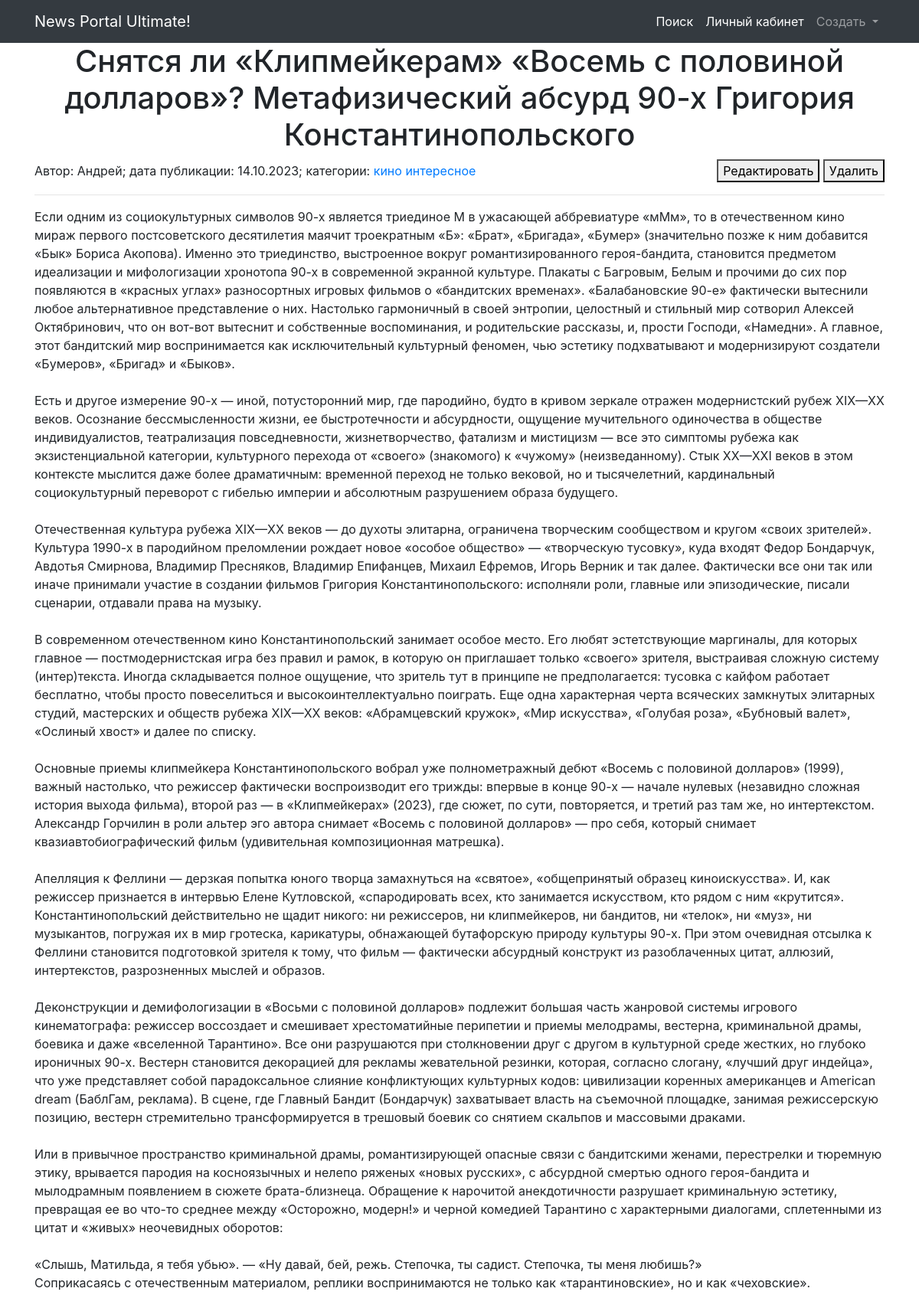
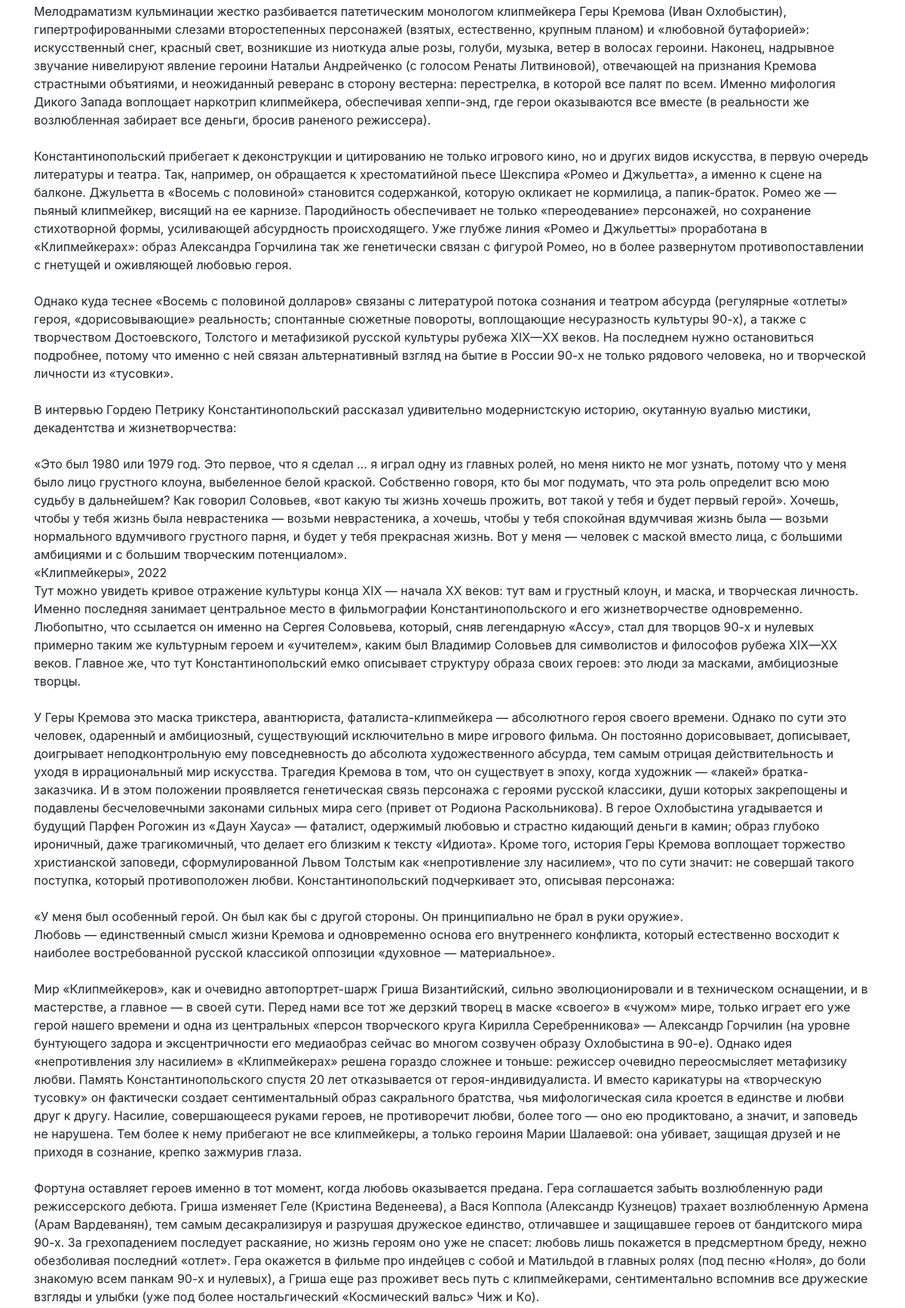
The app's page /news/13/ (upper part) with its own data (2 pictures, top to bottom).
### news/models.py (models this page shows, shortened)
class Post(models.Model):
    author = models.ForeignKey(Author, on_delete=models.CASCADE)  # Связь с моделью Author
    time_in = models.DateTimeField(auto_now_add=True)  # Дата и время создания поста
    type = models.CharField(choices=POST_TYPES, max_length=2)  # Тип поста (Статья или Новость)
    category = models.ManyToManyField('Category', through='PostCategory')
    title = models.TextField(max_length=255)  # Заголовок поста
    text = models.TextField()  # Текст поста
    rating = models.IntegerField(default=0)  # Рейтинг поста

class Author(models.Model):
    name = models.CharField(max_length=255)  # Имя автора
    user = models.OneToOneField(User, on_delete=models.CASCADE)  # Связь один-к-одному с моделью User
    rating = models.IntegerField(default=0)  # Рейтинг автора
    def __str__(self):
        return self.name

class Category(models.Model):
    name = models.CharField(unique=True, max_length=255)  # Уникальное имя категории
    subscribers = models.ManyToManyField(User, blank=True)

### news/views.py (the view)
# urls.py: path('<int:pk>/', cache_page(60*5)(PostDetail.as_view()), name='new'),
class PostDetail(DetailView):
    model = Post
    template_name = 'new.html'
    context_object_name = 'new'

### news/templatetags/custom_filters.py (called while the page is built)
@register.filter(name='censor')
def censor(text):
   words = text.split()
   censored_words = []
   for word in words:
      lowercase_word = word.lower()
      if any(re.match(rf'\b{re.escape(word_base)}\w*\b', lowercase_word) for word_base in CENSOR_WORDS):
         censored_word = word[0] + '*' * len(word[1:])
         censored_words.append(censored_word)
      else:
         censored_words.append(word)
   censored_text = ' '.join(censored_words)
   return censored_text

### templates/new.html (shortened to what this page needs)
{% extends 'flatpages/default.html' %}
{% load custom_filters %}
{% block content %}
    <h1>{{ new.title|censor }}</h1>
    {% load cache %}
    {% cache 30 header %}
        <div style="display: flex; justify-content: space-between; align-items: center;">
            <p style="margin: 0;" class="details">
                Автор: <span class="author">{{new.author}}</span>;
                дата публикации: <span class="date">{{new.time_in|date:'d.m.Y'}}</span>;
                категории:
                {% for c in new.category.values %}
                <a href="{% url 'category' c.id %}" class="category">{{c.name}}</a>
                {% endfor %}
            </p>
            <p style="margin: 0;" class="buttons">
                <a href="{% url new.type|add:'_edit' pk=new.pk %}">
                    <button class="button-xsmall pure-botton button-wrning">
                        Редактировать
                    </button>
                </a>
                <a href="{% url new.type|add:'_delete' new.pk %}">
                    <button class="button-xsmall pure-botton button-wrning">
                        Удалить
                    </button>
                </a>
            </p>
        </div>
    {% endcache %}
    <hr>
    {% if new %}
        <p style="text-align: left;">{{new.text|linebreaksbr}}</p>
    {% endif %}
{% endblock content %}

### records on screen
Post: title|censor "Снятся ли «Клипмейкерам» «Восемь с половиной долларов»? Метафизический абсурд 90-х Григория Константинопольского", author "Андрей", time_in "14.10.2023", text "Если одним из социокультурных символов 90-х является триединое М в ужасающей аббревиатуре «мМм», то в отечественном кино мираж первого постсоветского десятилетия маячит троекратным «Б»: «Брат», «Бригада», «Бумер» (значительно позже к ним добавится «Бык» Бориса Акопова). Именно это триединство, выстроенное вокруг романтизированного героя-бандита, становится предметом идеализации и мифологизации хронотопа 90-х в современной экранной культуре. Плакаты с Багровым, Белым и прочими до сих пор появляются в «красных углах» разносортных игровых фильмов о «бандитских временах». «Балабановские 90-е» фактически вытеснили любое альтернативное представление о них. Настолько гармоничный в своей энтропии,…"
Category: name "кино"
Category: name "интересное"
